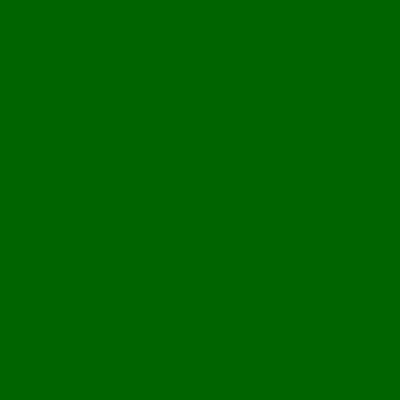
Frame 1 (no input)
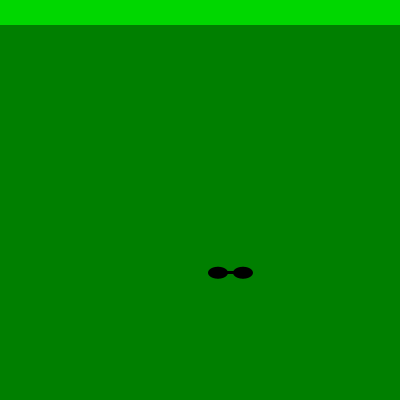
Frame 60 (the mouse pressed at the canvas centre just before this capture)
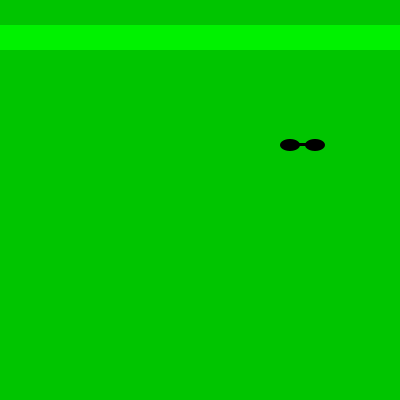
Frame 120 (the mouse held since frame 60 and released just before this capture)

The Processing sketch that drew these frames (run headless with seeded random() and noise(); from frame 60 on, the mouse is pressed at the canvas centre):

// Processing sketch: processing_171466
// ── processing_171466.pde

//TICK TOCK MR ANDERSON

//timer
Timer timer;


float x;
float y;

float recty= -25;

int count = 0;

//timer class
class Timer {
 
  int savedTime; 
  int totalTime;
  
  Timer(int tempTotalTime) {
    totalTime = tempTotalTime;
  }
  
  // Starting the timer
  void start() {
    savedTime = millis(); 
  }

  boolean isFinished() { 
 
    int passedTime = millis()- savedTime;
    if (passedTime > totalTime) {
      return true;
    } else {
      return false;
    }
  }
}
  

void setup() {
  noStroke();
  size(400, 400);
  background(0, 100, 0);
  timer = new Timer(1000);
  timer.start();
}


void draw() {

  float x = (random(350));
  float y = (random(350));
  

  if (timer.isFinished()) {
    background(color(random(0), random(100, 255), random(0)));
    //add some sort of somthing else
    fill(0);
    ellipse(x, y, 20, 12);
    ellipse(x+25, y, 20, 12);
    stroke(0);
    strokeWeight(3);
    line(x, y, x+20, y);
    println("One second has passed");
    
    //rectangle
        noStroke();

  recty+=25;
  if(recty >= 400){
    recty=0;
  }
   fill(color(random(0),random(100,255),0));
   rect(0,recty,400,25);

    noStroke();

    //counter for second time, every 10 seconds
    count++;
    timer.start();
  }

  //timer for mr. smith
  if (count == 10) {
    fill(255);
    textSize(30);
    text("TICK TOCK,", 120, 170);
    text("Mr, Anderson", 120, 220);
    println("TICK TOCK, Mr. Anderson");
    fill(0);
    count = 0;
  }
  //changing it after 10 seconds?

}
